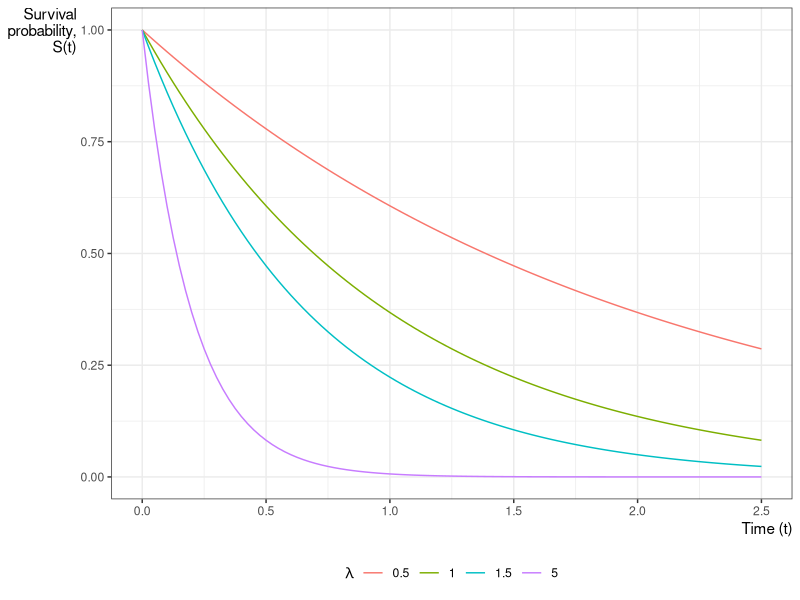
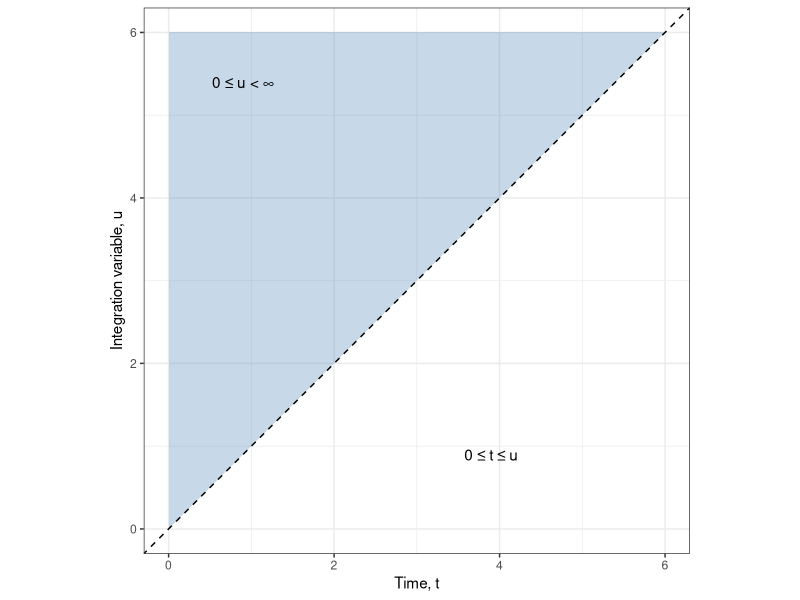
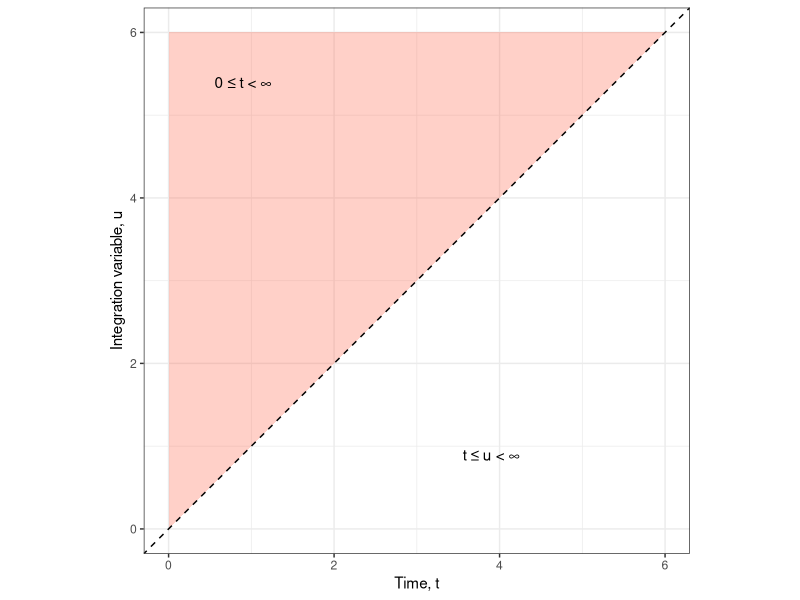

The R source for these figures, in order:
## ---- chunk 1
#| fig-cap: "Exponential Survival Functions"
#| label: fig-exp-survfuns
library(ggplot2)
ggplot() +
  geom_function(
    aes(col = "0.5"),
    fun = pexp,
    args = list(lower.tail = FALSE, rate = 0.5)
  ) +
  geom_function(
    aes(col = "1"),
    fun = pexp,
    args = list(lower.tail = FALSE, rate = 1)
  ) +
  geom_function(
    aes(col = "1.5"),
    fun = pexp,
    args = list(lower.tail = FALSE, rate = 1.5)
  ) +
  geom_function(
    aes(col = "5"),
    fun = pexp,
    args = list(lower.tail = FALSE, rate = 5)
  ) +
  theme_bw() +
  ylab("Survival\nprobability,\nS(t)") +
  guides(col = guide_legend(title = expr(lambda))) +
  xlab("Time (t)") +
  xlim(0, 2.5) +
  theme(
    legend.position = "bottom",
    axis.title.x =
      element_text(
        angle = 0,
        vjust = 1,
        hjust = 1
      ),
    axis.title.y =
      element_text(
        angle = 0,
        vjust = 1,
        hjust = 1
      )
  )
## ---- chunk 2
#| label: fig-integration-before
#| fig-cap: "Original order: for each $u$, $t$ ranges over $[0, u]$."
#| code-fold: true
library(ggplot2)
u_max <- 6
tri_df <- data.frame(t = c(0, u_max, 0), u = c(0, u_max, u_max))
ggplot(tri_df, aes(x = t, y = u)) +
  geom_polygon(fill = "steelblue", alpha = 0.3) +
  geom_abline(slope = 1, intercept = 0, linetype = "dashed") +
  annotate(
    "text",
    x = 0.65 * u_max,
    y = 0.15 * u_max,
    label = "0 ≤ t ≤ u"
  ) +
  annotate(
    "text",
    x = 0.15 * u_max,
    y = 0.9 * u_max,
    label = "0 ≤ u < ∞"
  ) +
  coord_fixed() +
  theme_bw() +
  labs(x = "Time, t", y = "Integration variable, u")
## ---- chunk 3
#| label: fig-integration-after
#| fig-cap: "Reversed order: for each $t$, $u$ ranges over $[t, \\infty)$."
#| code-fold: true
library(ggplot2)
u_max <- 6
tri_df <- data.frame(t = c(0, u_max, 0), u = c(0, u_max, u_max))
ggplot(tri_df, aes(x = t, y = u)) +
  geom_polygon(fill = "tomato", alpha = 0.3) +
  geom_abline(slope = 1, intercept = 0, linetype = "dashed") +
  annotate(
    "text",
    x = 0.15 * u_max,
    y = 0.9 * u_max,
    label = "0 ≤ t < ∞"
  ) +
  annotate(
    "text",
    x = 0.65 * u_max,
    y = 0.15 * u_max,
    label = "t ≤ u < ∞"
  ) +
  coord_fixed() +
  theme_bw() +
  labs(x = "Time, t", y = "Integration variable, u")
